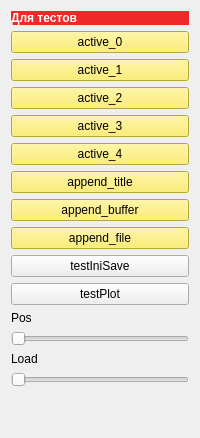
     <widget class="QWidget" name="widget" native="true">
      <property name="styleSheet">
       <string notr="true">#widget {
background-image: url(./resources/stripes.png);
}</string>
      </property>
      <layout class="QGridLayout" name="gridLayout_2">
       <item row="12" column="0">
        <widget class="Slider" name="sldTestPos">
         <property name="maximum">
          <number>200</number>
         </property>
         <property name="orientation">
          <enum>Qt::Horizontal</enum>
         </property>
        </widget>
       </item>
       <item row="3" column="0">
        <widget class="PushButton" name="btnTestActive2">
         <property name="styleSheet">
          <string notr="true">background-color: rgb(252, 233, 79);</string>
         </property>
         <property name="text">
          <string>active_2</string>
         </property>
         <property name="checkable">
          <bool>true</bool>
         </property>
        </widget>
       </item>
       <item row="6" column="0">
        <widget class="PushButton" name="btnTestAppendTitle34">
         <property name="styleSheet">
          <string notr="true">background-color: rgb(252, 233, 79);</string>
         </property>
         <property name="text">
          <string>append_title</string>
         </property>
        </widget>
       </item>
       <item row="0" column="0">
        <widget class="QLabel" name="label">
         <property name="styleSheet">
          <string notr="true">color: rgb(255, 255, 255);
background-color: rgb(239, 41, 41);
font: bold</string>
         </property>
         <property name="text">
          <string>Для тестов</string>
         </property>
         <property name="margin">
          <number>5</number>
         </property>
        </widget>
       </item>
       <item row="10" column="0">
        <widget class="QPushButton" name="btnTestPlot">
         <property name="text">
          <string>testPlot</string>
         </property>
        </widget>
       </item>
       <item row="1" column="0">
        <widget class="PushButton" name="btnTestActive0">
         <property name="styleSheet">
          <string notr="true">background-color: rgb(252, 233, 79);</string>
         </property>
         <property name="text">
          <string>active_0</string>
         </property>
         <property name="checkable">
          <bool>true</bool>
         </property>
         <property name="checked_state_text_option" stdset="0">
          <bool>false</bool>
         </property>
        </widget>
       </item>
       <item row="15" column="0">
        <spacer name="verticalSpacer_3">
         <property name="orientation">
          <enum>Qt::Vertical</enum>
         </property>
         <property name="sizeHint" stdset="0">
          <size>
           <width>20</width>
           <height>40</height>
          </size>
         </property>
        </spacer>
       </item>
       <item row="9" column="0">
        <widget class="QPushButton" name="pushButton">
         <property name="text">
          <string>testIniSave</string>
         </property>
        </widget>
       </item>
       <item row="4" column="0">
        <widget class="PushButton" name="btnTestActive3">
         <property name="styleSheet">
          <string notr="true">background-color: rgb(252, 233, 79);</string>
         </property>
         <property name="text">
          <string>active_3</string>
         </property>
         <property name="checkable">
          <bool>true</bool>
         </property>
        </widget>
       </item>
       <item row="2" column="0">
        <widget class="PushButton" name="btnTestActive1">
         <property name="styleSheet">
          <string notr="true">background-color: rgb(252, 233, 79);</string>
         </property>
         <property name="text">
          <string>active_1</string>
         </property>
         <property name="checkable">
          <bool>true</bool>
         </property>
        </widget>
       </item>
       <item row="14" column="0">
        <widget class="Slider" name="sldTestLoad">
         <property name="maximum">
          <number>10</number>
         </property>
         <property name="orientation">
          <enum>Qt::Horizontal</enum>
         </property>
        </widget>
       </item>
       <item row="7" column="0">
        <widget class="PushButton" name="btnTestAppendBuffer34">
         <property name="styleSheet">
          <string notr="true">background-color: rgb(252, 233, 79);</string>
         </property>
         <property name="text">
          <string>append_buffer</string>
         </property>
        </widget>
       </item>
       <item row="8" column="0">
        <widget class="PushButton" name="btnTestAppendFile34">
         <property name="styleSheet">
          <string notr="true">background-color: rgb(252, 233, 79);</string>
         </property>
         <property name="text">
          <string>append_file</string>
         </property>
        </widget>
       </item>
       <item row="5" column="0">
        <widget class="PushButton" name="btnTestActive4">
         <property name="styleSheet">
          <string notr="true">background-color: rgb(252, 233, 79);</string>
         </property>
         <property name="text">
          <string>active_4</string>
         </property>
         <property name="checkable">
          <bool>true</bool>
         </property>
        </widget>
       </item>
       <item row="11" column="0">
        <widget class="QLabel" name="label_3">
         <property name="text">
          <string>Pos</string>
         </property>
        </widget>
       </item>
       <item row="13" column="0">
        <widget class="QLabel" name="label_4">
         <property name="text">
          <string>Load</string>
         </property>
        </widget>
       </item>
      </layout>
     </widget>
